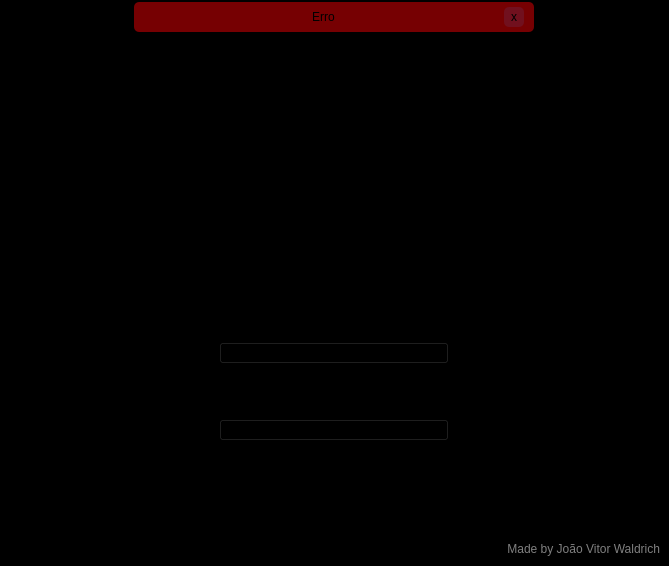
<?xml version="1.0" encoding="UTF-8"?>
<ui version="4.0">
 <class>Dialog</class>
 <widget class="QDialog" name="Dialog">
  <property name="geometry">
   <rect>
    <x>0</x>
    <y>0</y>
    <width>669</width>
    <height>566</height>
   </rect>
  </property>
  <property name="windowTitle">
   <string>Matrisys</string>
  </property>
  <layout class="QVBoxLayout" name="verticalLayout">
   <property name="spacing">
    <number>0</number>
   </property>
   <property name="leftMargin">
    <number>0</number>
   </property>
   <property name="topMargin">
    <number>0</number>
   </property>
   <property name="rightMargin">
    <number>0</number>
   </property>
   <property name="bottomMargin">
    <number>0</number>
   </property>
   <item>
    <widget class="QFrame" name="top_bar">
     <property name="maximumSize">
      <size>
       <width>16777215</width>
       <height>35</height>
      </size>
     </property>
     <property name="styleSheet">
      <string notr="true">background-color:black;</string>
     </property>
     <property name="frameShape">
      <enum>QFrame::NoFrame</enum>
     </property>
     <property name="frameShadow">
      <enum>QFrame::Raised</enum>
     </property>
     <layout class="QHBoxLayout" name="horizontalLayout_2">
      <property name="spacing">
       <number>0</number>
      </property>
      <property name="leftMargin">
       <number>0</number>
      </property>
      <property name="topMargin">
       <number>0</number>
      </property>
      <property name="rightMargin">
       <number>0</number>
      </property>
      <property name="bottomMargin">
       <number>0</number>
      </property>
      <item>
       <widget class="QFrame" name="frame_erro">
        <property name="maximumSize">
         <size>
          <width>400</width>
          <height>30</height>
         </size>
        </property>
        <property name="styleSheet">
         <string notr="true">background-color:rgb(118, 0, 2);
border-radius: 5px;</string>
        </property>
        <property name="frameShape">
         <enum>QFrame::NoFrame</enum>
        </property>
        <property name="frameShadow">
         <enum>QFrame::Raised</enum>
        </property>
        <layout class="QHBoxLayout" name="horizontalLayout_3">
         <property name="spacing">
          <number>1</number>
         </property>
         <property name="leftMargin">
          <number>10</number>
         </property>
         <property name="topMargin">
          <number>1</number>
         </property>
         <property name="rightMargin">
          <number>10</number>
         </property>
         <property name="bottomMargin">
          <number>1</number>
         </property>
         <item>
          <widget class="QLabel" name="label_erro">
           <property name="styleSheet">
            <string notr="true"/>
           </property>
           <property name="text">
            <string>Erro</string>
           </property>
           <property name="alignment">
            <set>Qt::AlignCenter</set>
           </property>
          </widget>
         </item>
         <item>
          <widget class="QPushButton" name="pushButton">
           <property name="maximumSize">
            <size>
             <width>20</width>
             <height>20</height>
            </size>
           </property>
           <property name="styleSheet">
            <string notr="true">QPushButton {
	border-radius:5px;
	background-color:  rgb(113, 16, 30);
}
QPushButton:hover {
	border-radius:5px;
background-color: rgb(85, 0, 0);
}
</string>
           </property>
           <property name="text">
            <string>x</string>
           </property>
          </widget>
         </item>
        </layout>
       </widget>
      </item>
     </layout>
    </widget>
   </item>
   <item>
    <widget class="QFrame" name="content">
     <property name="styleSheet">
      <string notr="true">background-color: black;</string>
     </property>
     <property name="frameShape">
      <enum>QFrame::NoFrame</enum>
     </property>
     <property name="frameShadow">
      <enum>QFrame::Raised</enum>
     </property>
     <property name="lineWidth">
      <number>1</number>
     </property>
     <layout class="QHBoxLayout" name="horizontalLayout">
      <property name="leftMargin">
       <number>2</number>
      </property>
      <property name="topMargin">
       <number>2</number>
      </property>
      <property name="rightMargin">
       <number>2</number>
      </property>
      <property name="bottomMargin">
       <number>2</number>
      </property>
      <item>
       <widget class="QFrame" name="choice">
        <property name="maximumSize">
         <size>
          <width>450</width>
          <height>450</height>
         </size>
        </property>
        <property name="styleSheet">
         <string notr="true">background-color:black;</string>
        </property>
        <property name="frameShape">
         <enum>QFrame::NoFrame</enum>
        </property>
        <property name="frameShadow">
         <enum>QFrame::Raised</enum>
        </property>
        <layout class="QVBoxLayout" name="verticalLayout_3">
         <item>
          <widget class="QFrame" name="frame">
           <property name="styleSheet">
            <string notr="true">image: url(:/logo/logo.gif);</string>
           </property>
           <property name="frameShape">
            <enum>QFrame::StyledPanel</enum>
           </property>
           <property name="frameShadow">
            <enum>QFrame::Raised</enum>
           </property>
          </widget>
         </item>
         <item>
          <widget class="QFrame" name="frame_2">
           <property name="frameShape">
            <enum>QFrame::StyledPanel</enum>
           </property>
           <property name="frameShadow">
            <enum>QFrame::Raised</enum>
           </property>
           <layout class="QVBoxLayout" name="verticalLayout_2">
            <property name="spacing">
             <number>0</number>
            </property>
            <property name="leftMargin">
             <number>100</number>
            </property>
            <property name="topMargin">
             <number>0</number>
            </property>
            <property name="rightMargin">
             <number>100</number>
            </property>
            <property name="bottomMargin">
             <number>0</number>
            </property>
            <item>
             <widget class="QPushButton" name="pushButton_2">
              <property name="styleSheet">
               <string notr="true"/>
              </property>
              <property name="text">
               <string>Gerenciar Salas</string>
              </property>
              <property name="default">
               <bool>false</bool>
              </property>
             </widget>
            </item>
            <item>
             <widget class="QPushButton" name="pushButton_3">
              <property name="text">
               <string>Gerenciar Usuarios</string>
              </property>
             </widget>
            </item>
           </layout>
          </widget>
         </item>
        </layout>
       </widget>
      </item>
     </layout>
    </widget>
   </item>
   <item>
    <widget class="QFrame" name="bottom">
     <property name="maximumSize">
      <size>
       <width>16777215</width>
       <height>35</height>
      </size>
     </property>
     <property name="styleSheet">
      <string notr="true">background-color:black;</string>
     </property>
     <property name="frameShape">
      <enum>QFrame::NoFrame</enum>
     </property>
     <property name="frameShadow">
      <enum>QFrame::Raised</enum>
     </property>
     <layout class="QHBoxLayout" name="horizontalLayout_4">
      <item>
       <widget class="QLabel" name="label">
        <property name="styleSheet">
         <string notr="true">color: grey</string>
        </property>
        <property name="text">
         <string>Made by João Vitor Waldrich</string>
        </property>
        <property name="alignment">
         <set>Qt::AlignRight|Qt::AlignTrailing|Qt::AlignVCenter</set>
        </property>
       </widget>
      </item>
     </layout>
    </widget>
   </item>
  </layout>
 </widget>
 <resources>
  <include location="logo/logo.qrc"/>
 </resources>
 <connections/>
</ui>
